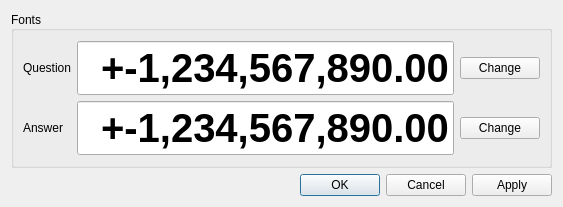
<?xml version="1.0" encoding="UTF-8"?>
<ui version="4.0">
 <class>PreferencesDialog</class>
 <widget class="QDialog" name="PreferencesDialog">
  <property name="geometry">
   <rect>
    <x>0</x>
    <y>0</y>
    <width>563</width>
    <height>207</height>
   </rect>
  </property>
  <property name="sizePolicy">
   <sizepolicy hsizetype="Preferred" vsizetype="Preferred">
    <horstretch>0</horstretch>
    <verstretch>0</verstretch>
   </sizepolicy>
  </property>
  <property name="windowTitle">
   <string>Preferences</string>
  </property>
  <property name="layoutDirection">
   <enum>Qt::LeftToRight</enum>
  </property>
  <layout class="QVBoxLayout" name="verticalLayout">
   <item>
    <widget class="QGroupBox" name="fontsGroupBox">
     <property name="sizePolicy">
      <sizepolicy hsizetype="Expanding" vsizetype="Preferred">
       <horstretch>0</horstretch>
       <verstretch>0</verstretch>
      </sizepolicy>
     </property>
     <property name="title">
      <string>Fonts</string>
     </property>
     <property name="alignment">
      <set>Qt::AlignLeading|Qt::AlignLeft|Qt::AlignVCenter</set>
     </property>
     <property name="checkable">
      <bool>false</bool>
     </property>
     <layout class="QVBoxLayout" name="verticalLayout_2">
      <item>
       <layout class="QGridLayout" name="fontGridLayout">
        <item row="0" column="0">
         <widget class="QLabel" name="questionFontLabel">
          <property name="text">
           <string>Question</string>
          </property>
         </widget>
        </item>
        <item row="0" column="1">
         <widget class="QLineEdit" name="questionFontLineEdit">
          <property name="sizePolicy">
           <sizepolicy hsizetype="Preferred" vsizetype="Fixed">
            <horstretch>0</horstretch>
            <verstretch>0</verstretch>
           </sizepolicy>
          </property>
          <property name="font">
           <font>
            <family>Arial</family>
            <pointsize>30</pointsize>
            <weight>75</weight>
            <bold>true</bold>
           </font>
          </property>
          <property name="text">
           <string>+-1,234,567,890.00</string>
          </property>
          <property name="alignment">
           <set>Qt::AlignRight|Qt::AlignTrailing|Qt::AlignVCenter</set>
          </property>
         </widget>
        </item>
        <item row="0" column="2">
         <widget class="QPushButton" name="questionFontButton">
          <property name="text">
           <string>Change</string>
          </property>
         </widget>
        </item>
        <item row="1" column="0">
         <widget class="QLabel" name="answerLabel">
          <property name="text">
           <string>Answer</string>
          </property>
         </widget>
        </item>
        <item row="1" column="1">
         <widget class="QLineEdit" name="answerFontLineEdit">
          <property name="font">
           <font>
            <family>Arial</family>
            <pointsize>30</pointsize>
            <weight>75</weight>
            <bold>true</bold>
           </font>
          </property>
          <property name="text">
           <string>+-1,234,567,890.00</string>
          </property>
          <property name="alignment">
           <set>Qt::AlignRight|Qt::AlignTrailing|Qt::AlignVCenter</set>
          </property>
         </widget>
        </item>
        <item row="1" column="2">
         <widget class="QPushButton" name="answerFontButton">
          <property name="text">
           <string>Change</string>
          </property>
         </widget>
        </item>
       </layout>
      </item>
     </layout>
    </widget>
   </item>
   <item>
    <widget class="QDialogButtonBox" name="preferencesButtonBox">
     <property name="orientation">
      <enum>Qt::Horizontal</enum>
     </property>
     <property name="standardButtons">
      <set>QDialogButtonBox::Apply|QDialogButtonBox::Cancel|QDialogButtonBox::Ok</set>
     </property>
    </widget>
   </item>
  </layout>
 </widget>
 <resources/>
 <connections>
  <connection>
   <sender>preferencesButtonBox</sender>
   <signal>accepted()</signal>
   <receiver>PreferencesDialog</receiver>
   <slot>accept()</slot>
   <hints>
    <hint type="sourcelabel">
     <x>248</x>
     <y>254</y>
    </hint>
    <hint type="destinationlabel">
     <x>157</x>
     <y>274</y>
    </hint>
   </hints>
  </connection>
  <connection>
   <sender>preferencesButtonBox</sender>
   <signal>rejected()</signal>
   <receiver>PreferencesDialog</receiver>
   <slot>reject()</slot>
   <hints>
    <hint type="sourcelabel">
     <x>316</x>
     <y>260</y>
    </hint>
    <hint type="destinationlabel">
     <x>286</x>
     <y>274</y>
    </hint>
   </hints>
  </connection>
 </connections>
</ui>
